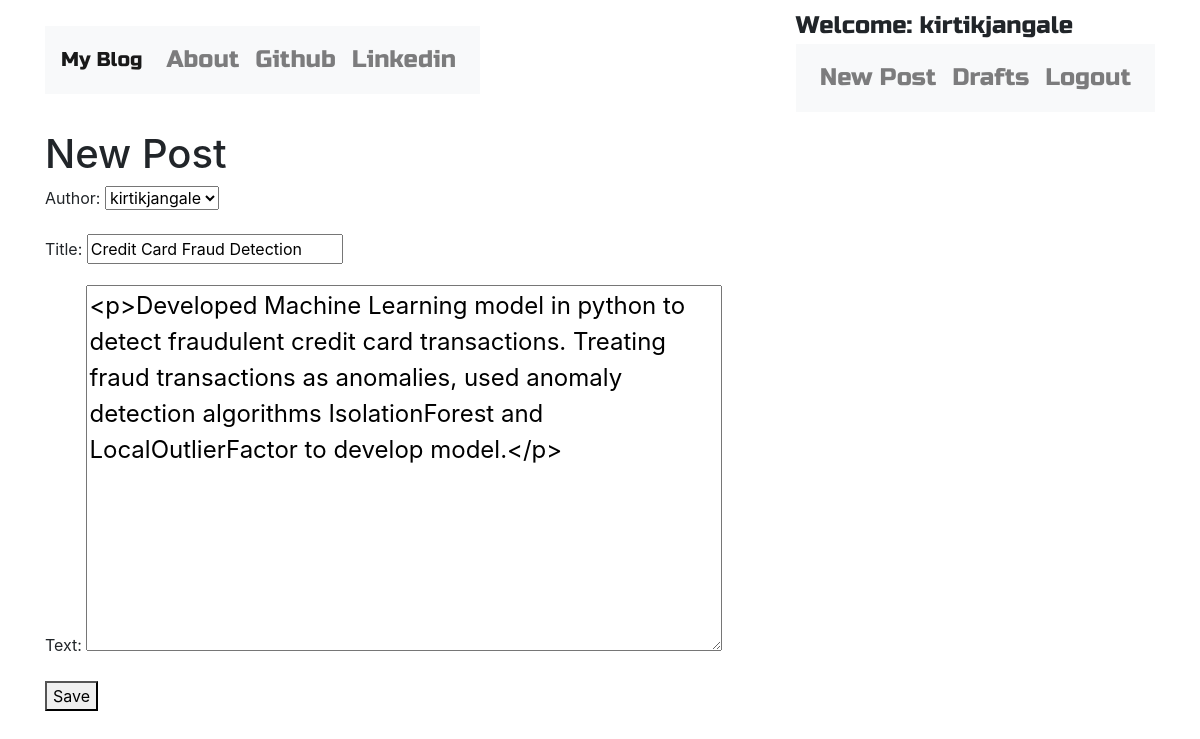
Page /post/5/edit/ (signed in) on the committed database.
### blog/models.py (models this page shows, shortened)
class Post(models.Model):
    author=models.ForeignKey('auth.User',on_delete=models.CASCADE) #author is logged in to site
    title=models.CharField(max_length=200)
    text=models.TextField()
    create_date=models.DateTimeField(default=timezone.now)
    published_date=models.DateTimeField(blank=True,null=True)

### blog/views.py (the view)
# urls.py: re_path(r'^post/(?P<pk>\d+)/edit/$',views.PostUpdateView.as_view(),name='post_edit'),
class PostUpdateView(LoginRequiredMixin,UpdateView):
    login_url='/accounts/login/'
    redirect_field_name='blog/post_detail.html'
    form_class=PostForm
    model=Post

### blog/forms.py
class PostForm(forms.ModelForm):
    class Meta():
        model=Post
        fields=('author','title','text')
        widgets={
            'title':forms.TextInput(attrs={'class':'textinputclass'}),
            'text':forms.Textarea(attrs={'class':'editable medium-editor-textarea postcontent'})
        }

### blog/templates/blog/post_form.html (shortened to what this page needs)
{% extends "blog/base.html" %}
{% block content %}
  <h1>New Post</h1>
  <form class="post-form" method="POST">
    {{form.as_p}}
    <button type="submit" class="save btn-btn-default" >Save</button>
  </form>
{% endblock %}

### blog/templates/blog/base.html (shortened to what this page needs)
   <!DOCTYPE html>
{% load static %}
<html lang="en" dir="ltr">
  <head>
    <link rel="stylesheet" href="https://stackpath.bootstrapcdn.com/bootstrap/4.4.1/css/bootstrap.min.css">
    <link rel="stylesheet" href="//cdn.jsdelivr.net/npm/medium-editor@latest/dist/css/medium-editor.min.css" type="text/css" media="screen" charset="utf-8">
    <link rel="stylesheet" href="{% static 'css/blog.css' %}">
  </head>
  <body class="loader">
    <nav class="navbar navbar-default techfont custom-navbar">
      <div class="container">
        <nav class="navbar navbar-expand-lg navbar-light bg-light">
          <a class="navbar-brand" href="{% url 'post_list' %}">My Blog</a>
          <div class="collapse navbar-collapse" id="navbarNavAltMarkup">
          <div class="navbar-nav">
            <a class="nav-item nav-link" href="{% url 'about' %}">About</a>
            <a class="nav-item nav-link" href="https://github.com/kirtikjangale">Github</a>
            <a class="nav-item nav-link" href="https://www.linkedin.com">Linkedin</a>
          </div>
        </div>
      </nav>
        <ul class='nav navbar-nav navbar-right'>
          {% if user.is_authenticated %}
          <li> <a>     Welcome: {{user.username}} </a> </li>
          <nav class="navbar navbar-expand-lg navbar-light bg-light">
            <div class="collapse navbar-collapse" id="navbarNavAltMarkup">
              <div class="navbar-nav">
                <a class="nav-item nav-link" href="{% url 'post_new' %}">New Post</a>
                <a class="nav-item nav-link" href="{% url 'post_draft_list' %}">Drafts</a>
                <a class="nav-item nav-link" href="{% url 'logout' %}">Logout</a>
              </div>
          </div>
        </nav>
          {% else %}
          <li> <a class="nav navbar-right" href="{% url 'login' %}"> <span class="glyphicon glyphicon-user">Login</span> </a> </li>
          {% endif %}
        </ul>
      </div>
    </nav>
    <div class="content container">
      <div class="row">
        <div class="col-md-8">
          <div class="blog_posts">
            {% block content %}
            {% endblock %}
          </div>
        </div>
      </div>
    </div>
  </body>
</html>

### blog/static/css/blog.css (style rules this page uses)
.techfont { font-family: 'Russo One',sans-serif; font-size: 1.5em; margin-bottom: 10px; }
.postcontent { font-family: Montserrat:wght@600; font-size: 1.5em; }
.loader { filter:hue-rotate(0deg); color:linear-gradient(45deg,#0f8,#08f); animation:hue 10000ms infinite linear; }

### rows in the picture
Post: author "kirtikjangale", title "Credit Card Fraud Detection", text "<p>Developed Machine Learning model in python to detect fraudulent credit card transactions. Treating fraud transactions as anomalies, used anomaly detection algorithms IsolationForest and LocalOutlierFactor to develop model.</p>"

### other values in the picture
{{ user.username }} "kirtikjangale"
